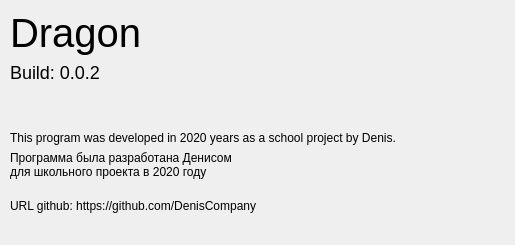
<?xml version="1.0" encoding="UTF-8"?>
<ui version="4.0">
 <class>Dialog</class>
 <widget class="QDialog" name="Dialog">
  <property name="geometry">
   <rect>
    <x>0</x>
    <y>0</y>
    <width>515</width>
    <height>245</height>
   </rect>
  </property>
  <property name="windowTitle">
   <string>Dialog</string>
  </property>
  <widget class="QWidget" name="formLayoutWidget">
   <property name="geometry">
    <rect>
     <x>10</x>
     <y>10</y>
     <width>491</width>
     <height>222</height>
    </rect>
   </property>
   <layout class="QFormLayout" name="formLayout_2">
    <item row="0" column="0">
     <layout class="QVBoxLayout" name="verticalLayout_2">
      <item>
       <widget class="QLabel" name="label_6">
        <property name="styleSheet">
         <string notr="true">font-size: 40px;
align: 'center';
text: &quot;PHO&quot;;</string>
        </property>
        <property name="text">
         <string>Dragon</string>
        </property>
       </widget>
      </item>
      <item>
       <widget class="QLabel" name="label_7">
        <property name="styleSheet">
         <string notr="true">font-size: 18px
</string>
        </property>
        <property name="text">
         <string>Build: 0.0.2

</string>
        </property>
       </widget>
      </item>
     </layout>
    </item>
    <item row="1" column="0">
     <widget class="QLabel" name="label_8">
      <property name="text">
       <string>This program was developed in 2020 years as a school project by Denis.</string>
      </property>
     </widget>
    </item>
    <item row="2" column="0">
     <widget class="QLabel" name="label_9">
      <property name="text">
       <string>Программа была разработана Денисом 
для школьного проекта в 2020 году</string>
      </property>
     </widget>
    </item>
    <item row="3" column="0">
     <widget class="QLabel" name="label_10">
      <property name="text">
       <string>
URL github: https://github.com/DenisCompany</string>
      </property>
     </widget>
    </item>
   </layout>
  </widget>
 </widget>
 <resources/>
 <connections/>
</ui>
